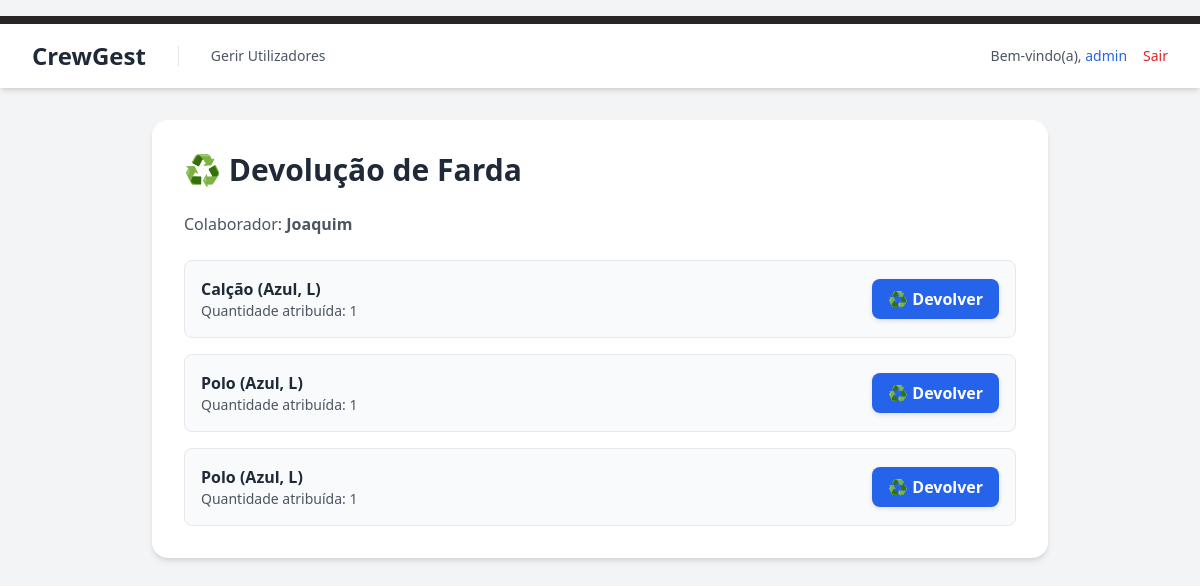
Page /public/devolucao_farda.php?colaborador_id=1 (signed in) on the committed database.
### tables this page shows
CREATE TABLE `colaboradores` (
  `id` int(11) NOT NULL,
  `nome` varchar(100) NOT NULL,
  `telefone` varchar(20) DEFAULT NULL,
  `email` varchar(100) DEFAULT NULL,
  `cartao` varchar(50) NOT NULL,
  `departamento_id` int(11) DEFAULT NULL,
  `ativo` tinyint(1) DEFAULT 1,
  `criado_em` timestamp NOT NULL DEFAULT current_timestamp()
);

CREATE TABLE `farda_atribuicoes` (
  `id` int(11) NOT NULL,
  `colaborador_id` int(11) NOT NULL,
  `farda_id` int(11) NOT NULL,
  `quantidade` int(11) NOT NULL DEFAULT 1,
  `data_atribuicao` timestamp NOT NULL DEFAULT current_timestamp()
);

CREATE TABLE `fardas` (
  `id` int(11) NOT NULL,
  `nome` varchar(100) NOT NULL,
  `cor_id` int(11) NOT NULL,
  `tamanho_id` int(11) NOT NULL,
  `quantidade` int(11) NOT NULL DEFAULT 0,
  `preco_unitario` decimal(10,2) NOT NULL DEFAULT 0.00,
  `criado_em` timestamp NOT NULL DEFAULT current_timestamp(),
  `atualizado_em` timestamp NOT NULL DEFAULT current_timestamp() ON UPDATE current_timestamp(),
  `ean` varchar(13) DEFAULT NULL
);

CREATE TABLE `cores` (
  `id` int(11) NOT NULL,
  `nome` varchar(50) NOT NULL
);

CREATE TABLE `tamanhos` (
  `id` int(11) NOT NULL,
  `nome` varchar(10) NOT NULL
);

### public/devolucao_farda.php (the view, shortened to what this page needs)
<?php
require_once '../config/db.php';
$colaborador_id = isset($_GET['colaborador_id']) ? (int)$_GET['colaborador_id'] : 0;
$stmt = $pdo->prepare("SELECT nome FROM colaboradores WHERE id = ?");
$stmt->execute([$colaborador_id]);
$colaborador = $stmt->fetch(PDO::FETCH_ASSOC);
$stmt = $pdo->prepare("
    SELECT fa.id AS atribuicao_id, f.id AS farda_id, f.nome,
           c.nome AS cor, t.nome AS tamanho, fa.quantidade
    FROM farda_atribuicoes fa
    JOIN fardas f ON fa.farda_id = f.id
    JOIN cores c ON f.cor_id = c.id
    JOIN tamanhos t ON f.tamanho_id = t.id
    WHERE fa.colaborador_id = ?
    ORDER BY f.nome ASC
");
$stmt->execute([$colaborador_id]);
$fardas_atribuidas = $stmt->fetchAll(PDO::FETCH_ASSOC);
?>
<!DOCTYPE html>
<html lang="pt-PT" class="bg-gray-100">
<head>
    <link href="<?= BASE_URL ?>/public/css/style.css" rel="stylesheet">
</head>
<body class="bg-gray-100">
<?php include '../src/templates/header.php'; ?>
<main class="max-w-4xl mx-auto bg-white rounded-2xl shadow-md p-8 mt-8">
    <h1 class="text-3xl font-bold mb-6 text-gray-800">♻️ Devolução de Farda</h1>
    <p class="text-gray-600 mb-6">
        Colaborador: <strong><?= htmlspecialchars($colaborador['nome']) ?></strong>
    </p>
    <?php if (empty($fardas_atribuidas)): ?>
        <p class="text-gray-600">Este colaborador não tem fardas atribuídas.</p>
    <?php else: ?>
        <div class="space-y-4">
            <?php foreach ($fardas_atribuidas as $f): ?>
                <div class="p-4 bg-gray-50 border rounded-lg flex justify-between items-center">
                    <div>
                        <p class="font-semibold text-gray-800">
                            <?= htmlspecialchars($f['nome']) ?>
                            (<?= htmlspecialchars($f['cor']) ?>, <?= htmlspecialchars($f['tamanho']) ?>)
                        </p>
                        <p class="text-gray-600 text-sm">
                            Quantidade atribuída: <?= $f['quantidade'] ?>
                        </p>
                    </div>
                    <button
                        onclick="abrirDevolucao(
                            <?= $f['atribuicao_id'] ?>,
                            <?= $f['farda_id'] ?>,
                            '<?= htmlspecialchars($f['nome']) ?>',
                            '<?= htmlspecialchars($f['cor']) ?>',
                            '<?= htmlspecialchars($f['tamanho']) ?>',
                            <?= $f['quantidade'] ?>
                        )"
                        class="bg-blue-600 text-white px-4 py-2 rounded-lg hover:bg-blue-700">
                        ♻️ Devolver
                    </button>
                </div>
            <?php endforeach; ?>
        </div>
    <?php endif; ?>
</main>
</body>
</html>

### public/css/style.css (style rules this page uses)
html, :host { line-height: 1.5; -webkit-text-size-adjust: 100%; -moz-tab-size: 4; -o-tab-size: 4; tab-size: 4; font-family: ui-sans-serif, system-ui, sans-serif, "Apple Color Emoji", "Segoe UI Emoji", "Segoe UI Symbol", "Noto Color Emoji"; font-feature-settings: normal; font-variation-settings: normal; -webkit-tap-highlight-color: transparent; }
body { margin: 0; line-height: inherit; }
h1, h2, h3, h4, h5, h6 { font-size: inherit; font-weight: inherit; }
b, strong { font-weight: bolder; }
a.bg-green-600, a.bg-blue-600, a.bg-red-500, button.bg-green-600, button.bg-blue-600, button.bg-red-500 { color: #ffffff !important; text-decoration: none !important; font-weight: 600; display: inline-block; text-align: center; border: none; box-shadow: 0 2px 5px rgba(0,0,0,0.1); transition: all 0.2s ease-in-out; }
button, input, optgroup, select, textarea { font-family: inherit; font-feature-settings: inherit; font-variation-settings: inherit; font-size: 100%; font-weight: inherit; line-height: inherit; letter-spacing: inherit; color: inherit; margin: 0; padding: 0; }
button, select { text-transform: none; }
button, input:where([type='button']), input:where([type='reset']), input:where([type='submit']) { appearance: button; -webkit-appearance: button; background-color: transparent; background-image: none; }
blockquote, dl, dd, h1, h2, h3, h4, h5, h6, hr, figure, p, pre { margin: 0; }
button, [role="button"] { cursor: pointer; }
.mx-auto { margin-left: auto; margin-right: auto; }
.mb-6 { margin-bottom: 1.5rem; }
.mt-8 { margin-top: 2rem; }
.flex { display: flex; }
.max-w-4xl { max-width: 56rem; }
.items-center { align-items: center; }
.justify-between { justify-content: space-between; }
.space-y-4 > :not([hidden]) ~ :not([hidden]) { --tw-space-y-reverse: 0; margin-top: calc(1rem * calc(1 - var(--tw-space-y-reverse))); margin-bottom: calc(1rem * var(--tw-space-y-reverse)); }
.rounded-2xl { border-radius: 1rem; }
.rounded-lg { border-radius: 0.5rem; }
.border { border-width: 1px; }
.bg-blue-600 { --tw-bg-opacity: 1; background-color: rgb(37 99 235 / var(--tw-bg-opacity, 1)); }
.bg-gray-100 { --tw-bg-opacity: 1; background-color: rgb(243 244 246 / var(--tw-bg-opacity, 1)); }
.bg-gray-50 { --tw-bg-opacity: 1; background-color: rgb(249 250 251 / var(--tw-bg-opacity, 1)); }
.bg-white { --tw-bg-opacity: 1; background-color: rgb(255 255 255 / var(--tw-bg-opacity, 1)); }
.p-4 { padding: 1rem; }
.p-8 { padding: 2rem; }
.px-4 { padding-left: 1rem; padding-right: 1rem; }
.py-2 { padding-top: 0.5rem; padding-bottom: 0.5rem; }
.text-3xl { font-size: 1.875rem; line-height: 2.25rem; }
.text-sm { font-size: 0.875rem; line-height: 1.25rem; }
.font-bold { font-weight: 700; }
.font-semibold { font-weight: 600; }
.text-gray-600 { --tw-text-opacity: 1; color: rgb(75 85 99 / var(--tw-text-opacity, 1)); }
.text-gray-800 { --tw-text-opacity: 1; color: rgb(31 41 55 / var(--tw-text-opacity, 1)); }
.text-white { --tw-text-opacity: 1; color: rgb(255 255 255 / var(--tw-text-opacity, 1)); }
.shadow-md { --tw-shadow: 0 4px 6px -1px rgb(0 0 0 / 0.1), 0 2px 4px -2px rgb(0 0 0 / 0.1); --tw-shadow-colored: 0 4px 6px -1px var(--tw-shadow-color), 0 2px 4px -2px var(--tw-shadow-color); box-shadow: var(--tw-ring-offset-shadow, 0 0 #0000), var(--tw-ring-shadow, 0 0 #0000), var(--tw-shadow); }

### rows in the picture
colaboradores: nome "Joaquim"
farda_atribuicoes: farda.nome "Calção", cores.nome "Azul", tamanhos.nome "L", quantidade "1"
farda_atribuicoes: farda.nome "Polo", cores.nome "Azul", tamanhos.nome "L", quantidade "1"
farda_atribuicoes: farda.nome "Polo", cores.nome "Azul", tamanhos.nome "L", quantidade "1"

### other values in the picture
$_SESSION['user_name'] "admin"
